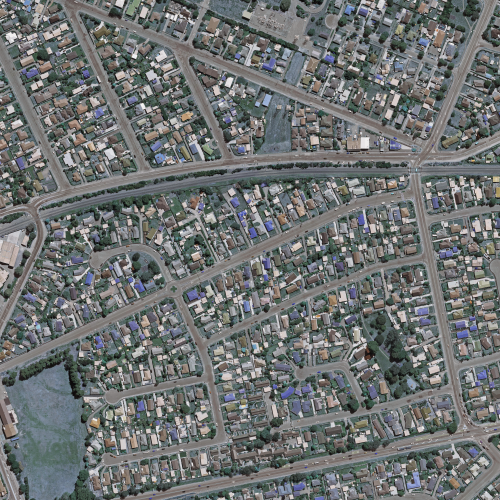
#> input picture labels/image3.tiff, 1000 x 1000 px, found by its file name (shown at 1/2 size)
$ python Color_func.py   (older library calls are emulated)
#> lines starting #> are read from the running program, lines starting #| are printed output that depends on the picture; after the words box and inside, x2 and y2 are one past the last pixel; in counts of white or black regions, pixels touching at a corner belong together; long printed decimals are rounded
#> further down, image is the input picture: shape (1000, 1000, 3); mean B, G, R 113.1, 113.3, 109.7
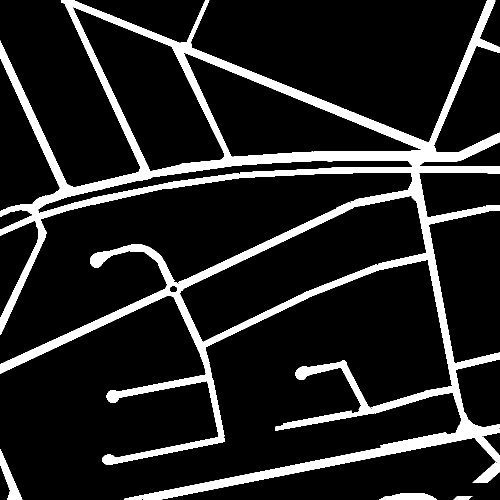
#> input picture labels/image3_label.png, 1000 x 1000 px, found by its file name (shown at 1/2 size)
#> `mask = cv2.imread(r"D:\Python\CV_project\label\labels\image3_label.png..`: mask: shape (1000, 1000); 13.4% white; 4 white regions, box (x1, y1, x2, y2) and area: (0, 0, 1000, 1000) 130626, (0, 899, 45, 1000) 1482, (758, 986, 874, 1000) 1177, (907, 992, 945, 1000) 231
# Necessary imports
import numpy as np
import cv2
from scipy.ndimage import label
import matplotlib.pyplot as plt


def road_segmentation_color(image,label):

    """
    Perform road segmentation based on color information and edge detection.

    Parameters:
    - image (numpy.ndarray): RGB image.
    - label (numpy.ndarray): Ground truth binary label.

    Returns:
    - iou (float): Intersection over Union.
    - f1_score (float): F1 Score.
    """

    # Converting to gray scale
    gray_image = cv2.cvtColor(image, cv2.COLOR_BGR2GRAY)

    # Converting image to lab space
    lab = cv2.cvtColor(image, cv2.COLOR_RGB2LAB)
#> lab: shape (1000, 1000, 3); mean of channels 0, 1, 2 120.3, 127.3, 130.2

    # Setting thresholds for road pixel values based on color
    lower_lab = np.array([110, 120, 120])
    upper_lab = np.array([180, 130, 130])

    # Defining a kernel
    kernel = np.ones((3, 3), np.uint8)

    # Creating a binary mask
    mask = cv2.inRange(lab, lower_lab, upper_lab)
#> mask: shape (1000, 1000); 28.8% white; 12811 white regions (12086 under 20 px), largest, box (x1, y1, x2, y2) and area: (0, 336, 1000, 1000) 98626, (0, 0, 1000, 674) 77369, (497, 0, 653, 118) 6432
    mask = cv2.morphologyEx(mask, cv2.MORPH_CLOSE, kernel)
#> mask: shape (1000, 1000); 34.9% white; 4679 white regions (4191 under 20 px), largest, box (x1, y1, x2, y2) and area: (0, 0, 1000, 1000) 267807, (775, 61, 906, 214) 4362, (689, 921, 893, 1000) 4227

    # Applying erosion to remove unwanted white clusters
    binary_image = cv2.erode(mask, kernel, iterations=0)
    binary_image = binary_image.astype(np.uint8)
    binary_image = cv2.morphologyEx(binary_image, cv2.MORPH_CLOSE, kernel)

    # Apply the Component analysis function
    analysis = cv2.connectedComponentsWithStats(binary_image.astype(np.uint8),
                                                4,
                                                cv2.CV_32S)
    (totalLabels, label_ids, values, centroid) = analysis
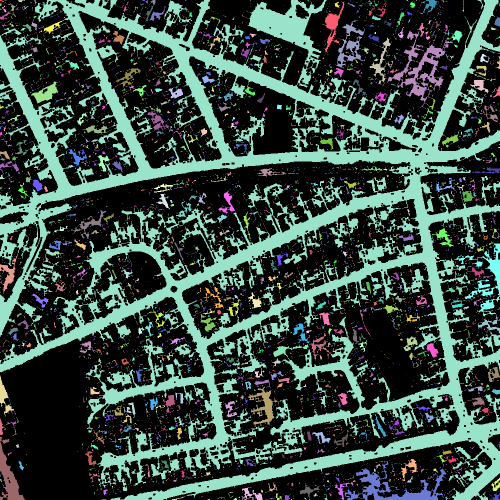
#> label_ids: shape (1000, 1000) int32 (shown at 1/2 size); 4680 distinct labels, from 0 to 4679; one colour per label, 0 black
#> totalLabels = 4680; centroid = 4680 pairs, first value 0 to 999, second value 0 to 999

    # Initialize a new image to store
    # all the output components
    output = np.zeros(binary_image.shape, dtype="uint8")

    # Loop through each component
    for i in range(1, totalLabels):

        # Area of the component
        area = values[i, cv2.CC_STAT_AREA]

        if (area > 0) and (area < 400):
            componentMask = (label_ids == i).astype("uint8") * 255
            output = cv2.bitwise_or(output, componentMask)
#> this loop made 4679 passes
#> area on passes 3, 5, 9: 37, 267807, 59
#> pass 1, in road_segmentation_color, `componentMask = (label_ids == i).astype("uint8") * 255`:
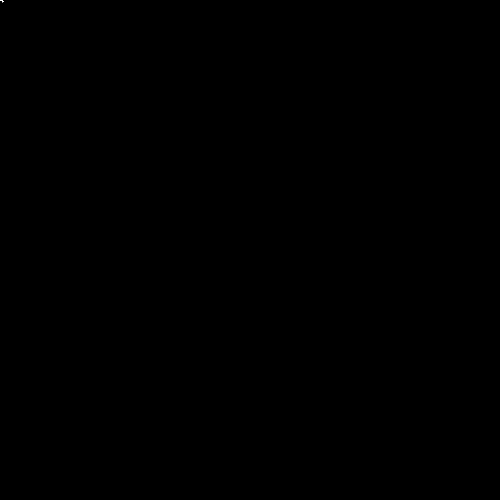
#> componentMask: shape (1000, 1000) (shown at 1/2 size); 0% white; 1 white region (1 under 20 px)
#> after the loop: output: shape (1000, 1000); 5.4% white; 4654 white regions (4191 under 20 px), largest, box (x1, y1, x2, y2) and area: (165, 250, 216, 269) 394, (407, 573, 448, 617) 382, (326, 790, 350, 826) 373

    input = cv2.bitwise_not(cv2.dilate(output,(3,3),iterations=2))
#> input: shape (1000, 1000); 91.3% white; 3743 black regions (3023 under 20 px), largest, box (x1, y1, x2, y2) and area: (299, 790, 350, 832) 834, (407, 573, 448, 619) 592, (165, 243, 216, 271) 570
    binary_image = cv2.bitwise_and(binary_image,input)

    # Getting the edge information
    Blurred_value = cv2.GaussianBlur(gray_image, (3,3), 0)
    edges = cv2.Canny(Blurred_value, 100, 200)
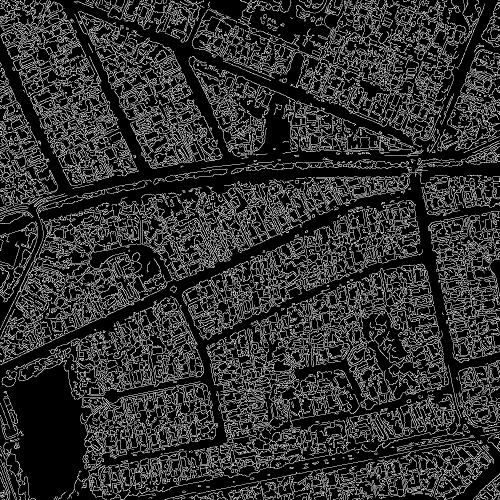
#> edges: shape (1000, 1000) (shown at 1/2 size); 19% white in thin lines or dots
    edges = edges.astype(np.uint8)

    # Inverse of edge map
    edge_not = ~edges
#> edge_not: shape (1000, 1000); 81% white; black in thin lines or dots

    # Intersection of edge and image map
    masked_inter = cv2.bitwise_and(cv2.dilate(edge_not,kernel,iterations=1), binary_image)

    # Blank canvas
    blank = np.zeros_like(binary_image)

    # Probablistic hough transform for filling the blank canvas
    lines = cv2.HoughLinesP(binary_image, 1, np.pi / 180, threshold=100, minLineLength=20, maxLineGap=10)
    if lines is not None:
        for line in lines:
            x1, y1, x2, y2 = line[0]
            cv2.line(blank, (x1, y1), (x2, y2), (255), 2)
#> this loop made 3353 passes
#> (x1, y1, x2, y2) on passes 1 to 3: (354, 574, 768, 381), (355, 576, 792, 382), (240, 999, 999, 866)
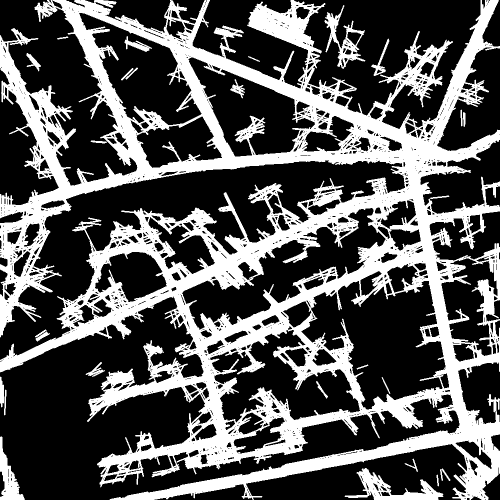
#> blank: shape (1000, 1000) (shown at 1/2 size); 34% white; 27 white regions, largest, box (x1, y1, x2, y2) and area: (0, 0, 1000, 1000) 325930, (689, 936, 887, 1000) 4164, (649, 10, 731, 138) 2830

    # Crafting the final mask
    Prediction = cv2.bitwise_and(masked_inter.astype(np.uint8),cv2.erode(blank.astype(np.uint8),kernel,iterations=2))
#> Prediction: shape (1000, 1000); 16.1% white; 729 white regions (562 under 20 px), largest, box (x1, y1, x2, y2) and area: (0, 0, 1000, 1000) 125549, (500, 0, 634, 114) 4713, (587, 692, 727, 816) 2369

    # Applying the Component analysis function again to remove noise from the final mask
    analysis = cv2.connectedComponentsWithStats(Prediction.astype(np.uint8),
                                                4,
                                                cv2.CV_32S)
    (totalLabels, label_ids, values, centroid) = analysis
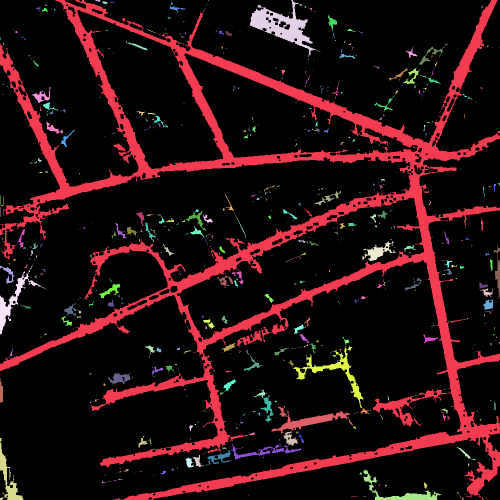
#> label_ids: shape (1000, 1000) int32 (shown at 1/2 size); 730 distinct labels, from 0 to 729; one colour per label, 0 black
#> totalLabels = 730; values = 730 rows, first 6: [0, 0, 1000, 1000, 838531], [0, 0, 1000, 1000, 125549], [191, 0, 10, 4, 25], [416, 0, 1, 2, 2], [500, 0, 134, 114, 4713], [205, 3, 11, 6, 39]; centroid = 730 pairs, first value 0 to 999, second value 0.5 to 996

    output = np.zeros(Prediction.shape, dtype="uint8")
    for i in range(1, totalLabels):

        # Area of the component
        area = values[i, cv2.CC_STAT_AREA]

        if (area > 0) and (area < 1000):
            componentMask = (label_ids == i).astype("uint8") * 255
            output = cv2.bitwise_or(output, componentMask)
#> this loop made 729 passes
#> area on passes 1, 2, 4: 125549, 25, 4713
#> output: shape (1000, 1000); 2.2% white; 722 white regions (562 under 20 px), largest, box (x1, y1, x2, y2) and area: (462, 887, 603, 920) 989, (725, 482, 792, 522) 905, (216, 746, 262, 768) 557

    input = cv2.bitwise_not(cv2.dilate(output,(3,3),iterations=2))
#> input: shape (1000, 1000); 96.8% white; 656 black regions (410 under 20 px), largest, box (x1, y1, x2, y2) and area: (462, 887, 603, 922) 1383, (725, 478, 792, 524) 1135, (216, 746, 262, 770) 671
    Prediction = cv2.bitwise_and(Prediction,input)

    # Standardizing the prediction and truth for comparison
    Prediction[Prediction == 255] = 1
    label[label == 255] = 1

    # Dilating the prediction
    Prediction = cv2.dilate(Prediction,kernel,iterations=1)
#> Prediction: shape (1000, 1000); values 0 (black) and 1 (white), 17.4% white; 7 white regions, largest, box (x1, y1, x2, y2) and area: (0, 0, 1000, 1000) 155246, (499, 0, 635, 115) 5726, (586, 691, 728, 817) 3368

    # IOU calculation
    overlap = label.astype(np.uint8) * Prediction  # Intersection using Logical AND
#> overlap: shape (1000, 1000); values 0 (black) and 1 (white), 11.2% white; 19 white regions (10 under 20 px), largest, box (x1, y1, x2, y2) and area: (0, 0, 1000, 1000) 103812, (592, 721, 728, 817) 2152, (550, 823, 702, 862) 1701
    union = (label.astype(np.uint8) + Prediction) > 0  # Union using Logical OR
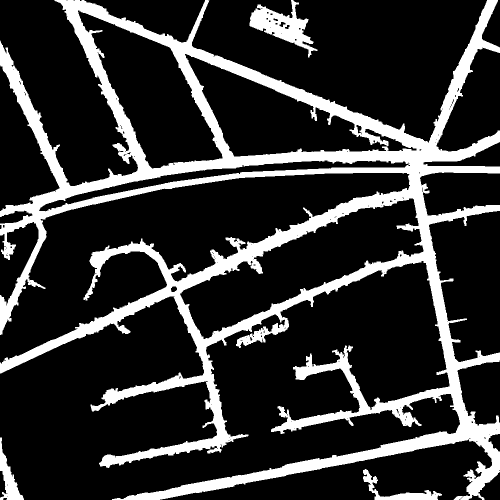
#> union: shape (1000, 1000) bool (shown at 1/2 size); 19.6% white; 4 white regions, box (x1, y1, x2, y2) and area: (0, 0, 1000, 1000) 185471, (499, 0, 635, 115) 5726, (726, 938, 884, 1000) 2271, (0, 875, 48, 1000) 2180
    iou = overlap.sum() / float(union.sum())
#> iou = 0.571

    # Calculate TP, FP, and FN and f1_score
    true_positives = np.sum((Prediction == 1) & (label == 1))
#> true_positives = 111636
    false_positives = np.sum((Prediction == 1) & (label == 0))
#> false_positives = 62132
    false_negatives = np.sum((Prediction == 0) & (label == 1))
#> false_negatives = 21880
    Precision = true_positives / (true_positives + false_positives)
#> Precision = 0.642
    Recall = true_positives / (true_positives + false_negatives)
#> Recall = 0.836
    f1_score = 2 * (Precision * Recall) / (Precision + Recall)
#> f1_score = 0.727

    print(f"F1 Score: {f1_score}")
#| F1 Score: 0.7266
    print(f"intersection over union: {iou}")
#| intersection over union: 0.5706
    return iou, f1_score

# Example usage

image = cv2.imread(r"D:\Python\CV_project\label\labels\image3.tiff")
mask = cv2.imread(r"D:\Python\CV_project\label\labels\image3_label.png",cv2.IMREAD_GRAYSCALE)
road_segmentation_color(image,mask)
